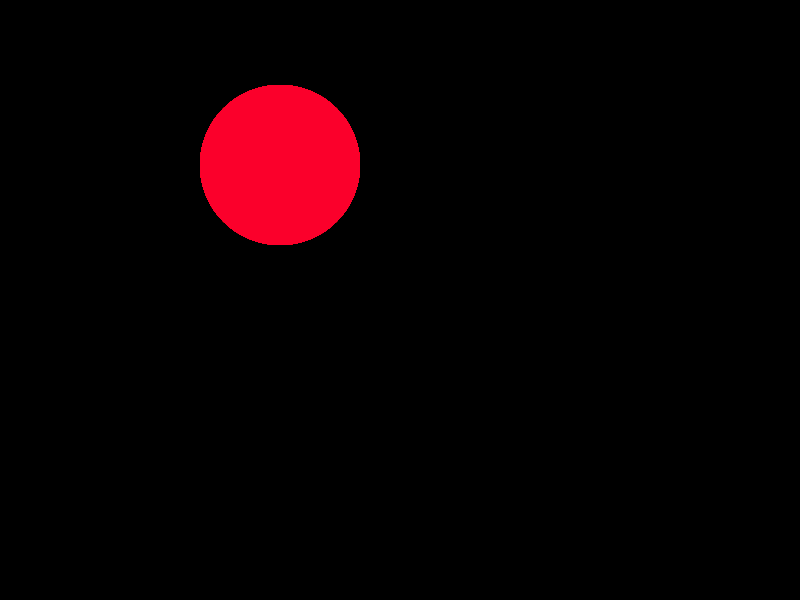
Frame 1 (no input)
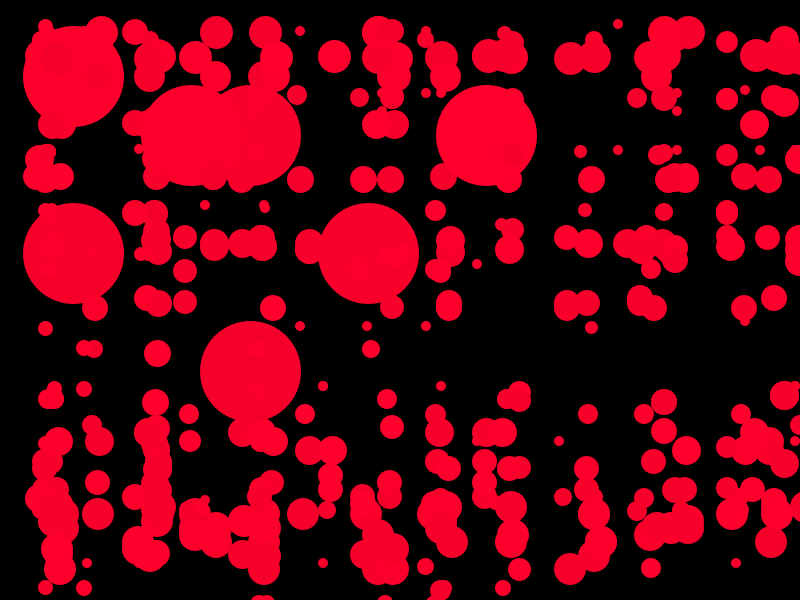
Frame 60 (the mouse pressed at the canvas centre just before this capture)
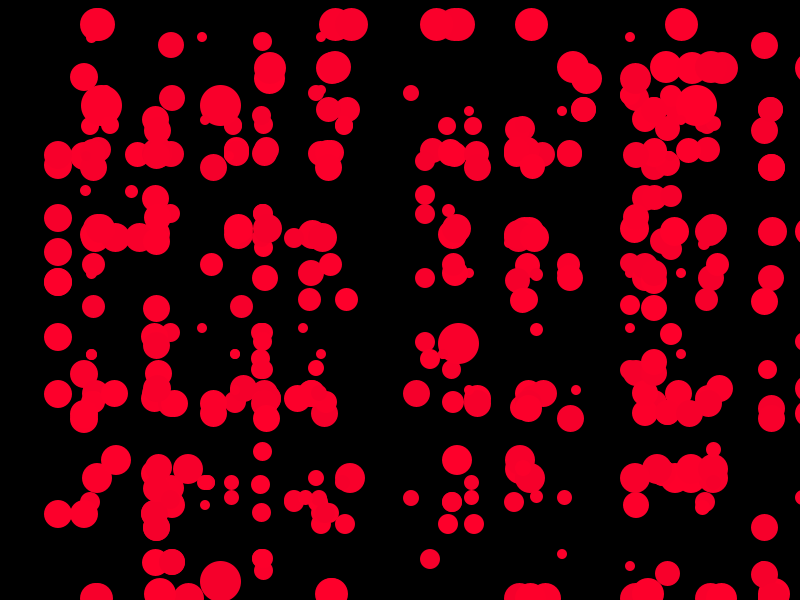
Frame 120 (the mouse held since frame 60 and released just before this capture)

The Processing sketch that drew these frames (run headless with seeded random() and noise(); from frame 60 on, the mouse is pressed at the canvas centre):

// Processing sketch: processing_15419
// ── processing_15419.pde



//the bouncing ball example
//DS

//Max number of balls
int MAX = 500;

//set up some global variables as arrays now
int[] xspeed = new int[MAX];
int[] yspeed = new int[MAX];
int[] x = new int[MAX];
int[] y = new int[MAX];
int[] r = new int[MAX];
color []elColor = new color [MAX];


//our setup function

void setup() {
  size(800,600);    

  
  smooth();
  //initialize all arrays
  for (int i = 0; i < MAX; i++) {
    random(i);
    xspeed[i] = int(random(-5,65));
    yspeed[i] = int(random(-65,5));
    x[i] = width/4;
    y[i] = height/7;
    r[i] = 160;
    elColor[i]= color(random(245,255), 0, random(43,25));

  }

}

void draw() {
  background(0);                 //first we draw the background
  ellipseMode(CORNER);   //set our ellipse mode
  noStroke();
  for (int i = 23; i < MAX; i++) {
    
    fill(elColor[i]);               //set ellipse color
    ellipse(x[i],y[i],r[i],r[i]);               //draw ellipse
    //radius always decreases back to 10 if it's bigger
    if (r[i] > 10) {
      //output(i/100);
      r[i]--;
    }
    //adjust x,y based on speed
    x[i] = x[i] + xspeed[i];
    y[i] = y[i] + yspeed[i];
    //acount for bouncing off edges
    if ((x[i] > width) || (x[i] < 23)) {
      xspeed[i] = xspeed[i] * -1;
      r[i] = 30; //adjust radius when bouncing
   ;
    }
    if ((y[i] > height) || (y[i] < 0)) {
      yspeed[i] = yspeed[i] * -1;
      r[i] = 34;
    
    }
  }
}
